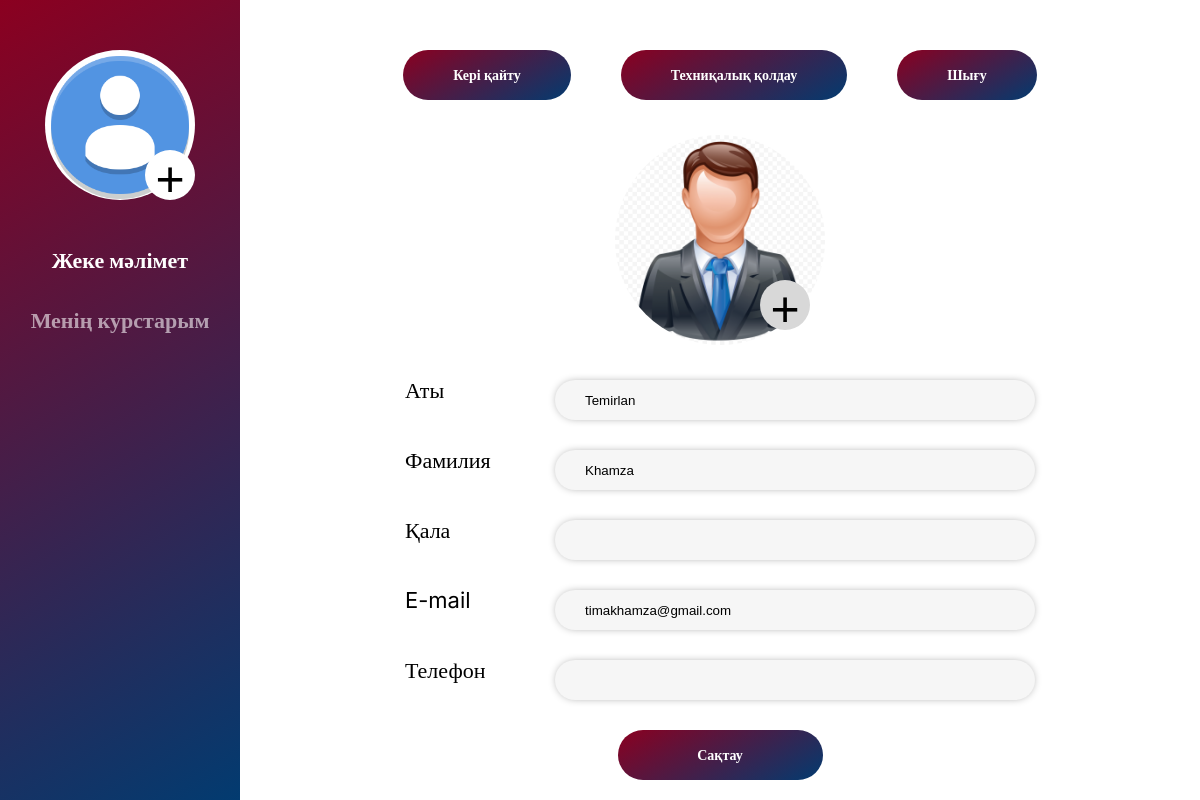
/profile/ (signed in), run on the app's committed database.
### online_courses/models.py (models this page shows, shortened)
class AllUserInfo(models.Model):
    user_pk = models.ForeignKey(settings.AUTH_USER_MODEL,on_delete=models.CASCADE)
    first_name=models.CharField(max_length=50)
    last_name=models.CharField(max_length=50)
    city=models.CharField(max_length=20,default='None')
    email=models.EmailField()
    phone=models.CharField(max_length=20,default='None')
    user_icon=models.ImageField(upload_to='icons/')
    user_type=models.CharField(max_length=30, default='student')
    class Meta:
        verbose_name = "Қолданушы туралы толық ақпарат"
        verbose_name_plural = "Қолданушылар туралы толық ақпарат"

### online_courses/views.py (the view)
# urls.py: path('profile/', views.user_profile, name='user_profile'),
def user_profile(request):
    info=AllUserInfo.objects.get(user_pk=request.user)
    if request.method == 'POST':
        form = UserProfileForm(request.POST, request.FILES)
        if form.is_valid():
            AllUserInfo.objects.filter(user_pk=request.user).update(user_icon=form.instance.user_icon )
            return redirect('all_courses')
        else:
            form = UserProfileForm()
    else:
        form = UserProfileForm()
    return render(request,'online_courses/user-cabinet.html',{'user_info':info,'form':form})

### online_courses/form.py
class UserProfileForm(forms.ModelForm):
    user_icon=forms.ImageField(label='img',widget=forms.FileInput(attrs={'style':"display: none;"}))
    class Meta:
        model = AllUserInfo
        fields = ['user_icon']

### online_courses/templates/online_courses/user-cabinet.html (shortened to what this page needs)
{% load static %}
<!DOCTYPE html>
<html lang="en">
<head>
    <link rel="stylesheet" href="{% static 'assets/css/user-cabinet.css' %}">
</head>
<body>
    <main class="cabinet">
        <div class="sidebar">
            <div class="sidebar-photo">
                <label for="photo">
                    <img src="{% static 'assets/icon/avatar.png' %}" alt="">
                    <button>+</button>
                </label>
            </div>
            <div class="sidebar-item">
                <a class="sidebar-item__active" href="">Жеке мәлімет</a>
                <a href="">Менің курстарым</a>
            </div>
        </div>
        <div class="cabinet-content">
            <div class="cabinet-content__top">
                    <a href="{% url 'all_courses'%}">
                        <button class="cabinet-content__help">
                        Кері қайту
                    </button>
                    </a>
                <button class="cabinet-content__help">
                    Техниқалық қолдау
                </button>
                <a href="{%  url 'logout' %}">
                    <button>Шығу</button>
                </a>
            </div>
            <div class="cabinet-form">
                <form method="post" enctype="multipart/form-data">
                    <div class="cabinet-photo">
                        <label for="id_user_icon">
                            {%  if user_info.user_icon %}
                            <img src="{{ user_info.user_icon.url }}" alt="">
                            {% else %}
                            <img src="{% static 'assets/icon/avatar.png' %}" alt="">
                            {% endif %}
                            <button > +</button>
                        </label>
                    </div>
                    <div class="cabinet-form__item">
                        <p>Аты</p>
                        <input type="text" value="{{ user_info.first_name }}" >
                    </div>
                    <div class="cabinet-form__item">
                        <p>Фамилия</p>
                        <input type="text" value="{{ user_info.last_name }}">
                    </div>
                    <div class="cabinet-form__item">
                        <p>Қала</p>
                        <input type="text">
                    </div>
                    <div class="cabinet-form__item">
                        <p>E-mail</p>
                        <input type="text" value="{{ user_info.email }}">
                    </div>
                    <div class="cabinet-form__item">
                        <p>Телефон</p>
                        <input type="text">
                    </div>
                    <button type="submit" >Сақтау</button>
                </form>
            </div>
        </div>
    </main>
</body>
</html>

### online_courses/static/assets/css/user-cabinet.css (style rules this page uses)
* { padding: 0; margin: 0; text-decoration: none; box-sizing: border-box; }
.cabinet { height: 100vh; display: flex; }
.sidebar { height: 100%; width: 20%; background-image: linear-gradient(-30deg, #023b70, #8b0020); padding: 50px 30px; }
.sidebar-photo label { width: 150px; height: 150px; background: #fff; display: flex; justify-content: center; align-items: center; border-radius: 50%; margin: auto; position: relative; cursor: pointer; }
.sidebar-photo label > img { width: 105%; height: 105%; border-radius: 50%; }
.sidebar-photo button { position: absolute; width: 50px; height: 50px; background: #fff; border-radius: 50%; border: none; font-size: 50px; right: 0px; bottom: 0px; transition: .5s; }
.sidebar-item { display: flex; flex-direction: column; gap: 40px; align-items: center; margin-top: 50px; }
.sidebar-item a { font-family: 'Inter'; font-weight: bold; font-size: 22px; line-height: 20px; color: #ffffff94; }
.sidebar-item__active { color: #fff !important; }
.cabinet-content { width: 80%; }
.cabinet-content__top button, .cabinet-content__top select { width: fit-content; height: 50px; padding-left: 50px; padding-right: 50px; border-radius: 30px; border: none; background-image: linear-gradient(-30deg, #023b70, #8b0020); font-family: 'Inter'; font-weight: 700; font-size: 14px; line-height: 20px; color: #FFFFFF; outline: none; }
.cabinet-content__top { padding-top: 50px; display: flex; justify-content: center; gap: 50px; width: 100%; }
.cabinet-form__item { display: flex; margin-bottom: 30px; }
.cabinet-form__item p { width: 150px; font-family: 'Inter'; font-weight: 400; font-size: 22px; line-height: 20px; }
.cabinet-form__item input { width: 480px; height: 40px; background: #F6F6F6; border-radius: 20px; border: none; box-shadow: 0px 0px 10px -3px gray; padding-left: 30px; outline: none; }
.cabinet-photo label { width: 200px; height: 200px; background: #fff; display: flex; justify-content: center; align-items: center; border-radius: 50%; margin: auto; position: relative; cursor: pointer; }
.cabinet-photo label > img { width: 105%; height: 105%; border-radius: 50%; }
.cabinet-photo button { position: absolute; width: 50px; height: 50px; background: rgb(216, 216, 216); border-radius: 50%; border: none; font-size: 50px; right: 10px; bottom: 10px; transition: .5s; }
.cabinet-photo { margin-bottom: 40px; }
.cabinet-form { display: flex; flex-direction: column; align-items: center; margin-top: 40px; }
.cabinet-form > form > button { font-family: 'Inter'; font-weight: 700; font-size: 14px; color: #FFFFFF; margin: auto; display: block; width: 205px; height: 50px; border-radius: 30px; border: none; background-image: linear-gradient(-30deg, #023b70, #8b0020); }

### data on the page
AllUserInfo: user_icon (picture), first_name "Temirlan", last_name "Khamza", email "timakhamza@gmail.com"
